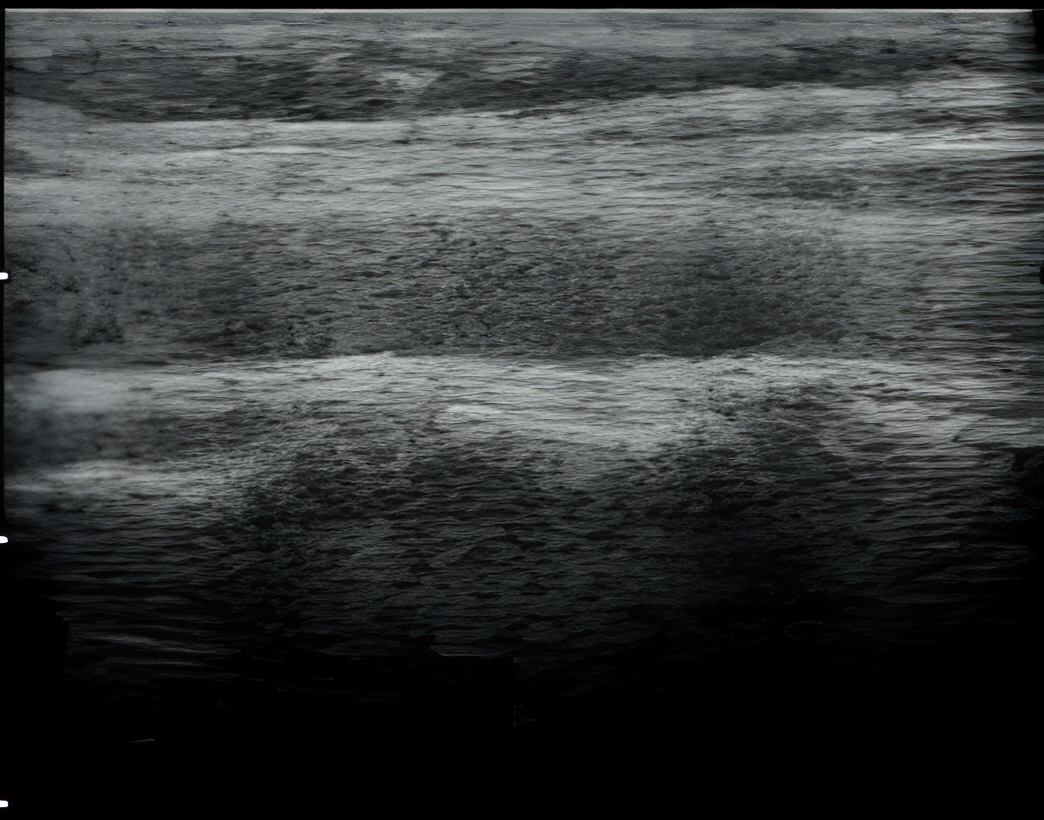
#> input picture manual labelling and linear model prediction of wall thickness/Upscaled_png_images/DICM0016_SR.png, 1044 x 820 px, found by its file name
$ jupyter execute Upscaled_image_measurement.ipynb   (shell and % lines are left out)
#> lines starting #> are read from the running program, lines starting #| are printed output that depends on the picture
[cell 1]
import matplotlib.pyplot as plt
import cv2
import numpy as np

# Hypothetical scale: 1 pixel = 0.1 mm
pixel_to_mm = 0.1

# Load your image
image_path = r'C:\Users\priye\Desktop\EngineeringProject\Aswathy_Upscaled_png_images\DICM0016_SR.png' # Replace with the correct path
image = cv2.imread(image_path)
#> image is the input picture: shape (820, 1044, 3); mean B, G, R 60, 59.5, 57.2
image_rgb = cv2.cvtColor(image, cv2.COLOR_BGR2RGB)

# Display the image
fig, ax = plt.subplots()
ax.imshow(image_rgb)
plt.axis('off')


# Function to handle clicks and draw lines
points = []
# [22 lines left out: function onclick, not called in this run]

# Connect the onclick function to the figure
fig.canvas.mpl_connect('button_press_event', onclick)

# Add the image's pixel size as text to the plot
ax.text(image.shape[1], image.shape[0]/2, f"Size: {image.shape[1]} x {image.shape[0]} pixels",
        color='yellow', ha='right', va='center', fontsize=8, backgroundcolor='black')

plt.show()

[cell 2]
import matplotlib.pyplot as plt
import cv2
import numpy as np

# Hypothetical scale: 1 pixel = 0.1 mm
pixel_to_mm = 0.1

# Load your image
image_path = r'C:\Users\priye\Desktop\EngineeringProject\Aswathy_Upscaled_png_images\DICM0016-img-00001-00001_CUTCOPY_48FR_highresolution.jpg' # Replace with the correct path
image = cv2.imread(image_path)
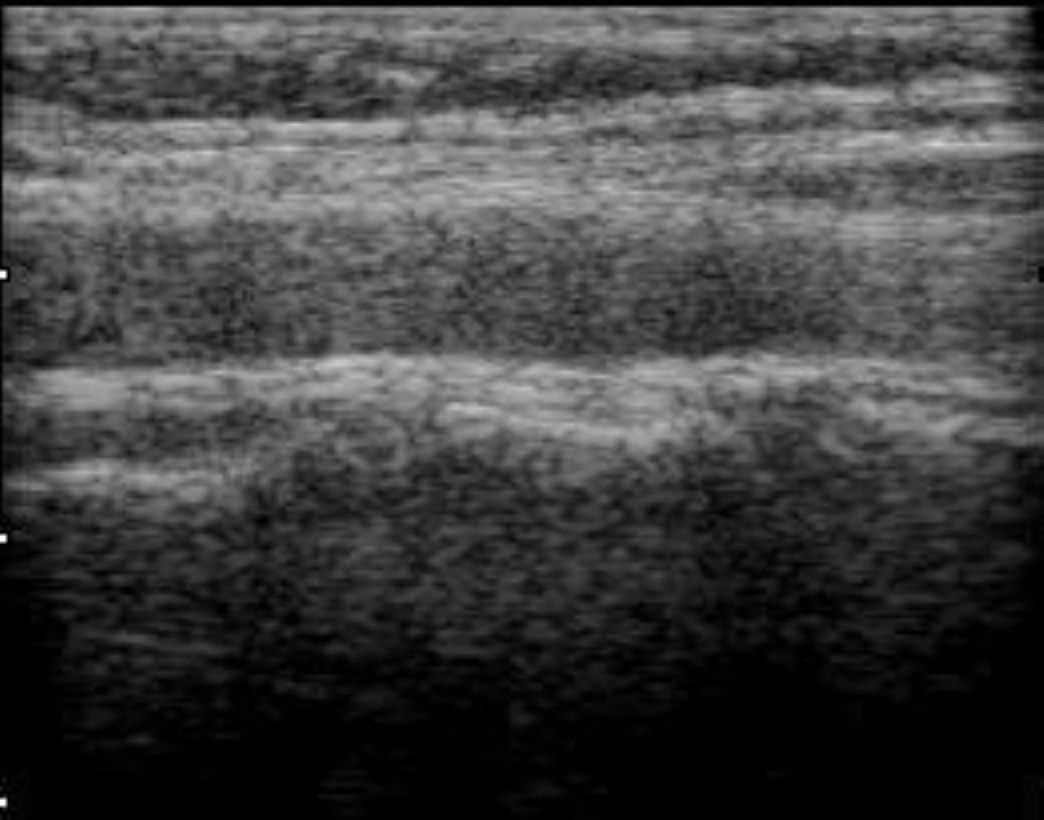
#> input picture manual labelling and linear model prediction of wall thickness/Upscaled_png_images/DICM0016-img-00001-00001_CUTCOPY_48FR_highresolution.jpg, 1044 x 820 px, found by its file name
#> image is the input picture: shape (820, 1044, 3); min 0, max 255, mean 64.7
image_rgb = cv2.cvtColor(image, cv2.COLOR_BGR2RGB)

# Display the image
fig, ax = plt.subplots()
ax.imshow(image_rgb)
plt.axis('off')


# Function to handle clicks and draw lines
points = []
# [22 lines left out: function onclick, not called in this run]

# Connect the onclick function to the figure
fig.canvas.mpl_connect('button_press_event', onclick)

# Add the image's pixel size as text to the plot
ax.text(image.shape[1], image.shape[0]/2, f"Size: {image.shape[1]} x {image.shape[0]} pixels",
        color='yellow', ha='right', va='center', fontsize=8, backgroundcolor='black')

plt.show()

[cell 3]
import matplotlib.pyplot as plt
import cv2
import numpy as np

# Hypothetical scale: 1 pixel = 0.1 mm
pixel_to_mm = 0.1

# Function to calculate and draw the measurement between two points
# [15 lines left out: function measure_distance, not called in this run]

# Load the first image
image_path1 = r'C:\Users\priye\Desktop\EngineeringProject\Aswathy_Upscaled_png_images\DICM0048_SR.png' # Replace with the correct path to the first image
image1 = cv2.imread(image_path1)
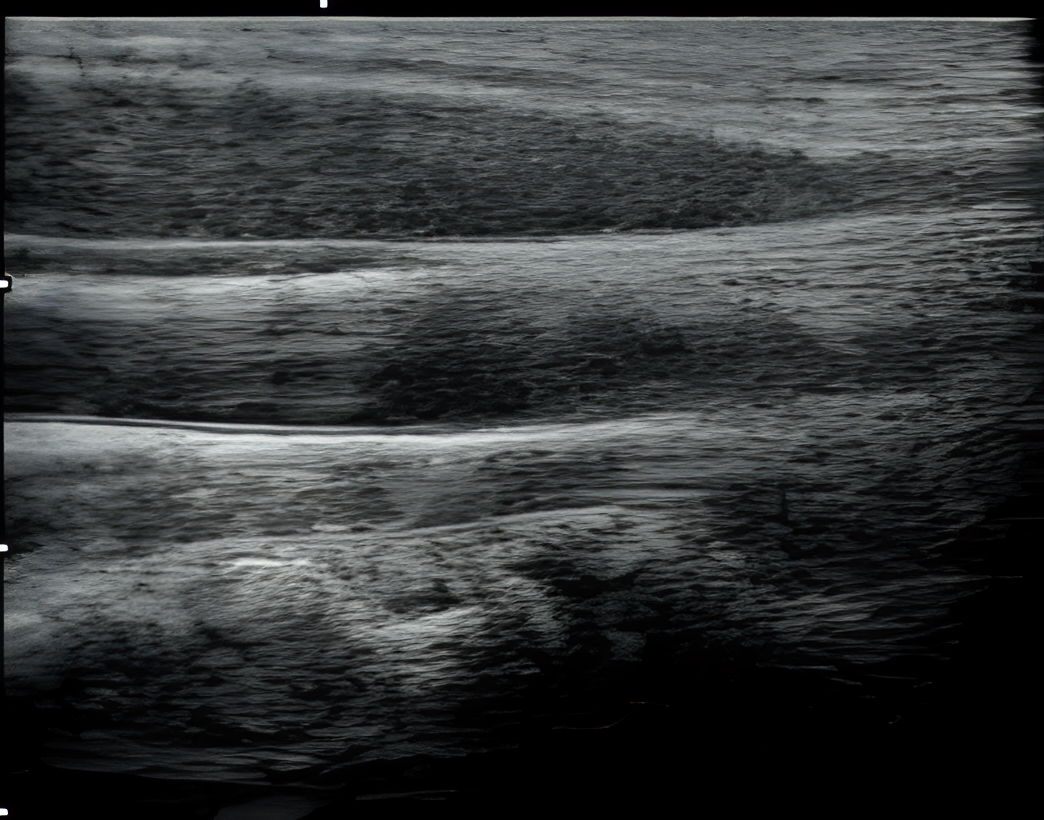
#> input picture manual labelling and linear model prediction of wall thickness/Upscaled_png_images/DICM0048_SR.png, 1044 x 820 px, found by its file name
#> image1 is the input picture: shape (820, 1044, 3); mean B, G, R 59.6, 59.1, 56.7
image_rgb1 = cv2.cvtColor(image1, cv2.COLOR_BGR2RGB)

# Load the second image
image_path2 = r'C:\Users\priye\Desktop\EngineeringProject\Aswathy_Upscaled_png_images\DICM0048-img-00001-00001_CUTCOPY_48FR_highresolution.jpg' # Replace with the correct path to the second image
image2 = cv2.imread(image_path2)
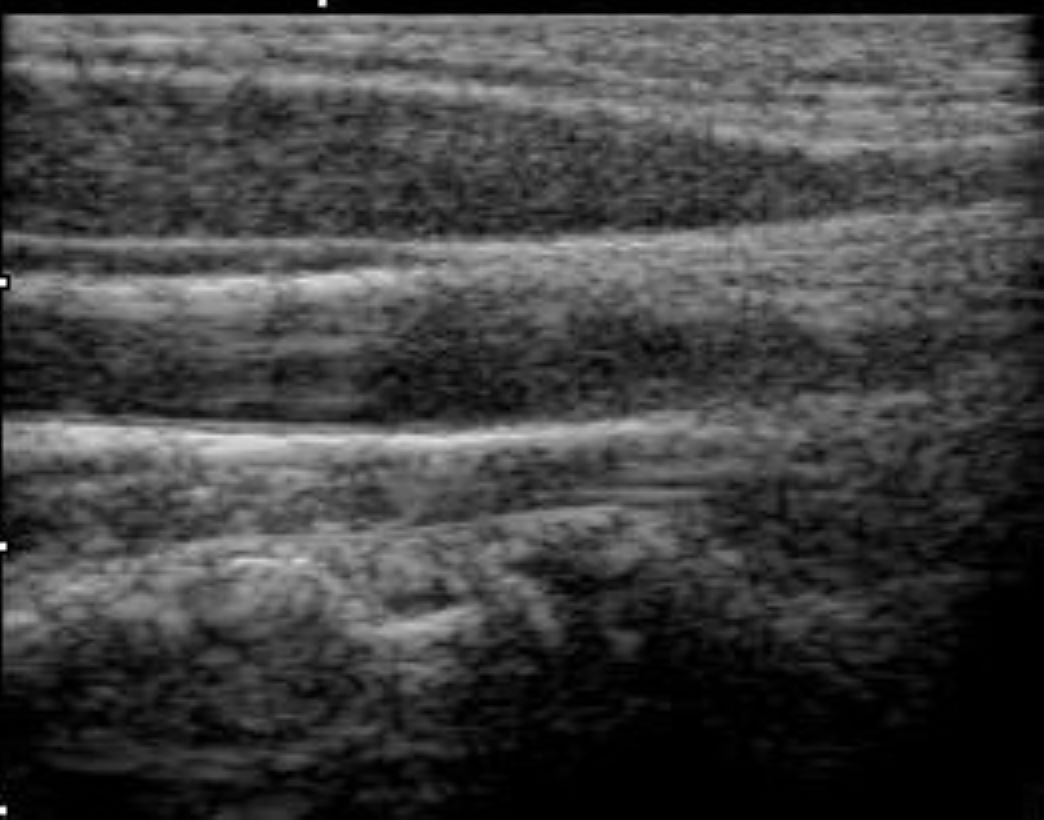
#> input picture manual labelling and linear model prediction of wall thickness/Upscaled_png_images/DICM0048-img-00001-00001_CUTCOPY_48FR_highresolution.jpg, 1044 x 820 px, found by its file name
#> image2 is the input picture: shape (820, 1044, 3); min 0, max 255, mean 65.6
image_rgb2 = cv2.cvtColor(image2, cv2.COLOR_BGR2RGB)

# Initialize points list and create figure and axes with a larger size
fig, axs = plt.subplots(1, 2, figsize=(10, 5))  # Here you can adjust the figure size

# Function to handle clicks
# [15 lines left out: function onclick, not called in this run]

# Connect the onclick function to the figure
fig.canvas.mpl_connect('button_press_event', onclick)

# Display the initial images with adjusted subplot layout for better spacing
plt.subplots_adjust(left=0.05, right=0.95, top=0.95, bottom=0.05, wspace=0.2, hspace=0.2)
axs[0].imshow(image_rgb1)
axs[0].axis('off')
axs[1].imshow(image_rgb2)
axs[1].axis('off')
plt.show()
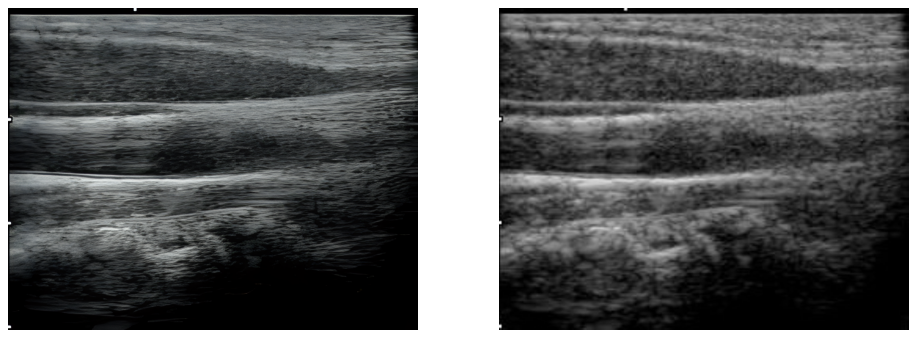
#> figure drawn by matplotlib, 2 panels
